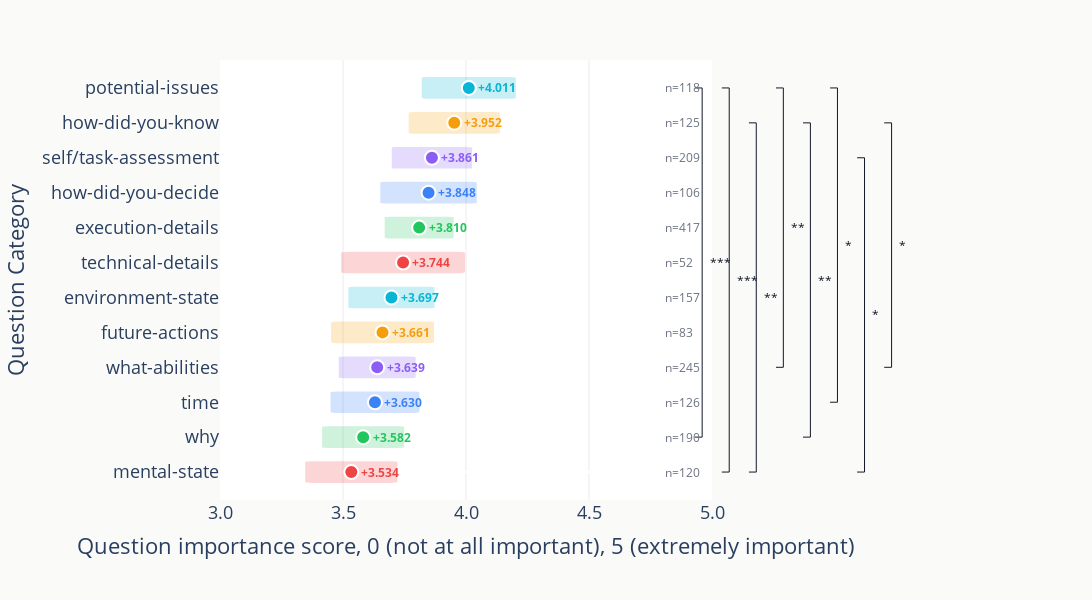

The cell this chart's notebook holds for it:
### Code cell
# Plot EMMs with significance brackets and CI bands


def observable_forest_plotly(
    stats_df,
    pairs_df=None,        
    alpha=0.05,
    top_k=None,
    xlabel="Question importance score, 0 (not at all important), 5 (extremely important)",
    x_end=None,            
    n_label_x=1.06,        
    brackets="auto",       
    baseline = False,
):
    """
    Expects stats_df with columns: Group, EMM, CI_low, CI_high, Count

    Optional pairs_df with significance results in either format:
      1) Columns: A, B, p_adj
      2) Columns: contrast, p_adj    (where 'contrast' looks like "GroupA - GroupB")

    Parameters
    ----------
    alpha : float
        Adjusted p-value threshold for drawing significance brackets.
    top_k : int or None
        If provided, only the top_k most significant pairs are drawn.
    x_end : float or None
        If provided, x-axis is capped at this value and brackets are drawn outside (paper coords) when
        brackets="auto". If None, brackets are drawn inside (data coords) and axis range expands to fit.
    brackets : {"auto","paper","data"}
        Where to draw the brackets. "auto" uses "paper" when x_end is set, else "data".
    """

    # ---- copy & derived CI bounds ----
    s = stats_df.copy()
    s = s.sort_values("EMM", ascending=True).reset_index(drop=True)

    # ---- style constants ----
    palette     = ['#ef4444', '#22c55e', '#3b82f6', '#8b5cf6', '#f59e0b', '#06b6d4']
    band_alpha  = 0.22
    band_h      = 0.62
    dot_size    = 14
    xr_base_min = 0.0
    colors = {g: palette[i % len(palette)] for i, g in enumerate(s["Group"])}
    k      = len(s)
    y_pos  = {g: i for i, g in enumerate(s["Group"])}
    x_data_max = float(s["CI_high"].max())
    x_right_base = x_end if x_end is not None else x_data_max
    xr = max(1e-9, x_right_base - xr_base_min)
    right_label_pad   = 0.10 * xr
    right_bracket_pad = 0.08 * xr
    x_max_inside = x_right_base + (0 if x_end is not None else (right_label_pad + right_bracket_pad))

    fig = go.Figure()
    shapes = []
    ann = []

    # ---- rounded-rectangle path for CI pills ----
    def rounded_rect_path(x0, x1, yc, h, r_frac=0.08):
        y0, y1 = yc - h/2, yc + h/2
        r = min((x1-x0)/2, h/2) * r_frac * 2.0
        return (
            f"M {x0+r},{y0} L {x1-r},{y0} "
            f"Q {x1},{y0} {x1},{y0+r} L {x1},{y1-r} "
            f"Q {x1},{y1} {x1-r},{y1} L {x0+r},{y1} "
            f"Q {x0},{y1} {x0},{y1-r} L {x0},{y0+r} "
            f"Q {x0},{y0} {x0+r},{y0} Z"
        )

    # ---- plot rows ----
    for _, row in s.iterrows():
        g   = row["Group"]
        mu  = float(row["EMM"])
        lo  = float(row["CI_low"])
        hi  = float(row["CI_high"])
        n   = int(row["Count"])
        yi  = y_pos[g]
        col = colors[g]

        # rounded CI band 
        shapes.append(dict(
            type="path", path=rounded_rect_path(lo, hi, yi, band_h),
            line=dict(width=0), fillcolor=col, opacity=band_alpha,
            layer="between", xref="x", yref="y"
        ))

        if baseline:
            shapes.append(dict(
                type="line", x0=xr_base_min, x1=mu, y0=yi, y1=yi,
                line=dict(width=12, color=col), opacity=1.0,
                layer="below",
                xref="x",
            yref="y"
            ))

        # mean dot for EMM
        fig.add_trace(go.Scatter(
            x=[mu], y=[yi], mode="markers",
            marker=dict(size=dot_size, color=col, line=dict(color="white", width=2)),
            hovertemplate=f"<b>{g}</b><br>mean={mu:.3f}<br>95% CI=[{lo:.3f}, {hi:.3f}]<extra></extra>",
            showlegend=False,
        ))

        # inline +0.000 label
        sign = "+" if mu >= 0 else ""
        ann.append(dict(
            x=mu + 0.006*xr, y=yi, xref="x", yref="y", showarrow=False,
            text=f"<b>{sign}{mu:.3f}</b>", xanchor="left", yanchor="middle",
            font=dict(color=col, size=12)
        ))
        ann.append(dict(
            x=n_label_x, xref="paper",
            y=yi, yref="y", showarrow=False,
            text=f"n={n:,}", xanchor="left", yanchor="middle",
            font=dict(color="#6B7280", size=12)
        ))

    # ---- significance brackets  ----
    def _p_to_stars(p):
        if p < 1e-4: return "****"
        if p < 1e-3: return "***"
        if p < 1e-2: return "**"
        if p < 0.05: return "*"
        return "ns"

    if pairs_df is not None and len(pairs_df):
        # Build/repair A and B robustly from 'contrast' if needed
        cats = s["Group"].astype(str).tolist()
        catset = set(cats)

        def derive_AB_from_contrast(txt, valid):
            txt = str(txt)
            sep = " - "
            positions = [m.start() for m in regular_expressions.finditer(regular_expressions.escape(sep), txt)]
            for pos in positions:
                left  = txt[:pos].strip()
                right = txt[pos+len(sep):].strip()
                if left in valid and right in valid:
                    return left, right
            return np.nan, np.nan

        # Decide if we need to rebuild A/B 
        need_rebuild = (
            not {"A", "B"}.issubset(pairs_df.columns)
            or (~pairs_df.get("A", np.nan).astype(str).isin(catset)).any()
            or (~pairs_df.get("B", np.nan).astype(str).isin(catset)).any()
        )

        pairs = pairs_df.copy()
        if need_rebuild:
            if "contrast" in pairs.columns:
                AB = pairs["contrast"].apply(lambda s_: derive_AB_from_contrast(s_, catset))
                pairs["A"] = AB.apply(lambda t: t[0])
                pairs["B"] = AB.apply(lambda t: t[1])
            # else: leave as-is; will drop NaNs below if unusable

        pairs["A"] = pairs["A"].astype(str).str.strip()
        pairs["B"] = pairs["B"].astype(str).str.strip()

        sig = (pairs.loc[pairs["p_adj"] < alpha, ["A", "B", "p_adj"]]
                     .dropna()
                     .copy())
        sig = sig[sig["A"].isin(y_pos) & sig["B"].isin(y_pos)]
        sig = sig.sort_values("p_adj")
        if top_k is not None:
            sig = sig.head(top_k)

        if not sig.empty:
            use_paper = (brackets == "paper") or (brackets == "auto" and x_end is not None)
            if use_paper:
                tick_p = 0.015      
                gap_p  = 0.055
                x_start_p = n_label_x + 0.08
                for j, r in enumerate(sig.itertuples(index=False)):
                    y1 = y_pos[r.A]; y2 = y_pos[r.B]
                    y_low, y_high = sorted((y1, y2))
                    xk = x_start_p + j * gap_p

                    shapes.append(dict(type="line", x0=xk, x1=xk, y0=y_low, y1=y_high,
                                       xref="paper", yref="y",
                                       line=dict(width=1, color="#111827"), layer="above"))
                    shapes.append(dict(type="line", x0=xk - tick_p, x1=xk, y0=y_low, y1=y_low,
                                       xref="paper", yref="y",
                                       line=dict(width=1, color="#111827"), layer="above"))
                    shapes.append(dict(type="line", x0=xk - tick_p, x1=xk, y0=y_high, y1=y_high,
                                       xref="paper", yref="y",
                                       line=dict(width=1, color="#111827"), layer="above"))
                    ann.append(dict(x=xk + 0.012, xref="paper", y=(y_low + y_high)/2, yref="y",
                                    showarrow=False, text=_p_to_stars(float(r.p_adj)),
                                    xanchor="left", yanchor="middle",
                                    font=dict(color="#111827", size=12)))
            else:
                xr_local = max(1e-9, x_right_base - xr_base_min)
                tick = 0.012 * xr_local
                gap  = 0.055 * xr_local
                x_start = x_right_base + right_label_pad + 0.02 * xr_local
                n_drawn = 0
                for _, r in sig.iterrows():
                    y1 = y_pos[r["A"]]; y2 = y_pos[r["B"]]
                    y_low, y_high = sorted((y1, y2))
                    xk = x_start + n_drawn * gap

                    shapes.append(dict(type="line", x0=xk, x1=xk, y0=y_low, y1=y_high,
                                       xref="x", yref="y",
                                       line=dict(width=1, color="#111827"), layer="above"))
                    shapes.append(dict(type="line", x0=xk - tick, x1=xk, y0=y_low, y1=y_low,
                                       xref="x", yref="y",
                                       line=dict(width=1, color="#111827"), layer="above"))
                    shapes.append(dict(type="line", x0=xk - tick, x1=xk, y0=y_high, y1=y_high,
                                       xref="x", yref="y",
                                       line=dict(width=1, color="#111827"), layer="above"))
                    ann.append(dict(x=xk + 0.004 * xr_local, xref="x",
                                    y=(y_low + y_high)/2, yref="y",
                                    showarrow=False, text=_p_to_stars(float(r["p_adj"])),
                                    xanchor="left", yanchor="middle",
                                    font=dict(color="#111827", size=12)))
                    n_drawn += 1

                if x_end is None:
                    x_max_inside = max(x_max_inside, x_start + max(1, n_drawn) * gap + 0.06 * xr_local)

    # ---- layout ----
    x_axis_right = x_right_base if x_end is not None else max(x_right_base, x_max_inside)

    fig.update_layout(
        paper_bgcolor="#FAFAF9",
        plot_bgcolor="#FFFFFF",
        margin=dict(l=220, r=380, t=60, b=100), 
        xaxis=dict(
            title=xlabel, tickformat=".1f",
            gridcolor="rgba(2,6,23,0.08)", zeroline=False,
            range=[xr_base_min, x_axis_right]
        ),
        yaxis=dict(
            tickmode="array",
            tickvals=list(range(k)),
            ticktext=list(s["Group"]),
            showgrid=False        
        ),
        shapes=shapes,
        annotations=ann,
    )
    fig.update_yaxes(range=[-0.8, k-0.2])
    return fig

fig = observable_forest_plotly(
    stats_df=emm.copy(),  
    pairs_df=pairs_df.copy(),    
    alpha=0.05,
    x_end=5,              
    n_label_x=0.9,       
    brackets="auto" 
)

WIDTH = 1400
HEIGHT = 600

# figsize
fig.update_layout(autosize=False, width=WIDTH, height=HEIGHT)
# optional: left x start at 3
fig.update_xaxes(range=[3, 5])
fig.update_xaxes(title_font=dict(size=22))
fig.update_xaxes(tickfont=dict(size=18))
fig.update_yaxes(tickfont=dict(size=18))
fig.update_yaxes(title_text="Question Category", title_font=dict(size=22))
fig.show()

# save as PDF 
fig.write_image(
    os.path.join(os.getcwd(), "plots/question_importance_analysis.pdf"),
    width=WIDTH,
    height=HEIGHT,
)

### Figure 1 — Plotly figure (JSON) as saved in the notebook; plotly's stock layout.template omitted (floating-point values rounded to 4 significant figures)
{"data": [{"hovertemplate": "<b>mental-state</b><br>mean=3.534<br>95% CI=[3.347, 3.721]<extra></extra>", "marker": {"color": "#ef4444", "line": {"color": "white", "width": 2}, "size": 14}, "mode": "markers", "showlegend": false, "type": "scatter", "x": [3.534], "y": [0]}, {"hovertemplate": "<b>why</b><br>mean=3.582<br>95% CI=[3.415, 3.749]<extra></extra>", "marker": {"color": "#22c55e", "line": {"color": "white", "width": 2}, "size": 14}, "mode": "markers", "showlegend": false, "type": "scatter", "x": [3.582], "y": [1]}, {"hovertemplate": "<b>time</b><br>mean=3.630<br>95% CI=[3.449, 3.810]<extra></extra>", "marker": {"color": "#3b82f6", "line": {"color": "white", "width": 2}, "size": 14}, "mode": "markers", "showlegend": false, "type": "scatter", "x": [3.63], "y": [2]}, {"hovertemplate": "<b>what-abilities</b><br>mean=3.639<br>95% CI=[3.483, 3.795]<extra></extra>", "marker": {"color": "#8b5cf6", "line": {"color": "white", "width": 2}, "size": 14}, "mode": "markers", "showlegend": false, "type": "scatter", "x": [3.639], "y": [3]}, {"hovertemplate": "<b>future-actions</b><br>mean=3.661<br>95% CI=[3.451, 3.870]<extra></extra>", "marker": {"color": "#f59e0b", "line": {"color": "white", "width": 2}, "size": 14}, "mode": "markers", "showlegend": false, "type": "scatter", "x": [3.661], "y": [4]}, {"hovertemplate": "<b>environment-state</b><br>mean=3.697<br>95% CI=[3.522, 3.872]<extra></extra>", "marker": {"color": "#06b6d4", "line": {"color": "white", "width": 2}, "size": 14}, "mode": "markers", "showlegend": false, "type": "scatter", "x": [3.697], "y": [5]}, {"hovertemplate": "<b>technical-details</b><br>mean=3.744<br>95% CI=[3.492, 3.996]<extra></extra>", "marker": {"color": "#ef4444", "line": {"color": "white", "width": 2}, "size": 14}, "mode": "markers", "showlegend": false, "type": "scatter", "x": [3.744], "y": [6]}, {"hovertemplate": "<b>execution-details</b><br>mean=3.810<br>95% CI=[3.669, 3.950]<extra></extra>", "marker": {"color": "#22c55e", "line": {"color": "white", "width": 2}, "size": 14}, "mode": "markers", "showlegend": false, "type": "scatter", "x": [3.81], "y": [7]}, {"hovertemplate": "<b>how-did-you-decide</b><br>mean=3.848<br>95% CI=[3.652, 4.044]<extra></extra>", "marker": {"color": "#3b82f6", "line": {"color": "white", "width": 2}, "size": 14}, "mode": "markers", "showlegend": false, "type": "scatter", "x": [3.848], "y": [8]}, {"hovertemplate": "<b>self/task-assessment</b><br>mean=3.861<br>95% CI=[3.698, 4.025]<extra></extra>", "marker": {"color": "#8b5cf6", "line": {"color": "white", "width": 2}, "size": 14}, "mode": "markers", "showlegend": false, "type": "scatter", "x": [3.861], "y": [9]}, {"hovertemplate": "<b>how-did-you-know</b><br>mean=3.952<br>95% CI=[3.767, 4.138]<extra></extra>", "marker": {"color": "#f59e0b", "line": {"color": "white", "width": 2}, "size": 14}, "mode": "markers", "showlegend": false, "type": "scatter", "x": [3.952], "y": [10]}, {"hovertemplate": "<b>potential-issues</b><br>mean=4.011<br>95% CI=[3.820, 4.203]<extra></extra>", "marker": {"color": "#06b6d4", "line": {"color": "white", "width": 2}, "size": 14}, "mode": "markers", "showlegend": false, "type": "scatter", "x": [4.011], "y": [11]}], "layout": {"annotations": [{"font": {"color": "#ef4444", "size": 12}, "showarrow": false, "text": "<b>+3.534</b>", "x": 3.564, "xanchor": "left", "xref": "x", "y": 0, "yanchor": "middle", "yref": "y"}, {"font": {"color": "#6B7280", "size": 12}, "showarrow": false, "text": "n=120", "x": 0.9, "xanchor": "left", "xref": "paper", "y": 0, "yanchor": "middle", "yref": "y"}, {"font": {"color": "#22c55e", "size": 12}, "showarrow": false, "text": "<b>+3.582</b>", "x": 3.612, "xanchor": "left", "xref": "x", "y": 1, "yanchor": "middle", "yref": "y"}, {"font": {"color": "#6B7280", "size": 12}, "showarrow": false, "text": "n=190", "x": 0.9, "xanchor": "left", "xref": "paper", "y": 1, "yanchor": "middle", "yref": "y"}, {"font": {"color": "#3b82f6", "size": 12}, "showarrow": false, "text": "<b>+3.630</b>", "x": 3.66, "xanchor": "left", "xref": "x", "y": 2, "yanchor": "middle", "yref": "y"}, {"font": {"color": "#6B7280", "size": 12}, "showarrow": false, "text": "n=126", "x": 0.9, "xanchor": "left", "xref": "paper", "y": 2, "yanchor": "middle", "yref": "y"}, {"font": {"color": "#8b5cf6", "size": 12}, "showarrow": false, "text": "<b>+3.639</b>", "x": 3.669, "xanchor": "left", "xref": "x", "y": 3, "yanchor": "middle", "yref": "y"}, {"font": {"color": "#6B7280", "size": 12}, "showarrow": false, "text": "n=245", "x": 0.9, "xanchor": "left", "xref": "paper", "y": 3, "yanchor": "middle", "yref": "y"}, {"font": {"color": "#f59e0b", "size": 12}, "showarrow": false, "text": "<b>+3.661</b>", "x": 3.691, "xanchor": "left", "xref": "x", "y": 4, "yanchor": "middle", "yref": "y"}, {"font": {"color": "#6B7280", "size": 12}, "showarrow": false, "text": "n=83", "x": 0.9, "xanchor": "left", "xref": "paper", "y": 4, "yanchor": "middle", "yref": "y"}, {"font": {"color": "#06b6d4", "size": 12}, "showarrow": false, "text": "<b>+3.697</b>", "x": 3.727, "xanchor": "left", "xref": "x", "y": 5, "yanchor": "middle", "yref": "y"}, {"font": {"color": "#6B7280", "size": 12}, "showarrow": false, "text": "n=157", "x": 0.9, "xanchor": "left", "xref": "paper", "y": 5, "yanchor": "middle", "yref": "y"}, {"font": {"color": "#ef4444", "size": 12}, "showarrow": false, "text": "<b>+3.744</b>", "x": 3.774, "xanchor": "left", "xref": "x", "y": 6, "yanchor": "middle", "yref": "y"}, {"font": {"color": "#6B7280", "size": 12}, "showarrow": false, "text": "n=52", "x": 0.9, "xanchor": "left", "xref": "paper", "y": 6, "yanchor": "middle", "yref": "y"}, {"font": {"color": "#22c55e", "size": 12}, "showarrow": false, "text": "<b>+3.810</b>", "x": 3.84, "xanchor": "left", "xref": "x", "y": 7, "yanchor": "middle", "yref": "y"}, {"font": {"color": "#6B7280", "size": 12}, "showarrow": false, "text": "n=417", "x": 0.9, "xanchor": "left", "xref": "paper", "y": 7, "yanchor": "middle", "yref": "y"}, {"font": {"color": "#3b82f6", "size": 12}, "showarrow": false, "text": "<b>+3.848</b>", "x": 3.878, "xanchor": "left", "xref": "x", "y": 8, "yanchor": "middle", "yref": "y"}, {"font": {"color": "#6B7280", "size": 12}, "showarrow": false, "text": "n=106", "x": 0.9, "xanchor": "left", "xref": "paper", "y": 8, "yanchor": "middle", "yref": "y"}, {"font": {"color": "#8b5cf6", "size": 12}, "showarrow": false, "text": "<b>+3.861</b>", "x": 3.891, "xanchor": "left", "xref": "x", "y": 9, "yanchor": "middle", "yref": "y"}, {"font": {"color": "#6B7280", "size": 12}, "showarrow": false, "text": "n=209", "x": 0.9, "xanchor": "left", "xref": "paper", "y": 9, "yanchor": "middle", "yref": "y"}, {"font": {"color": "#f59e0b", "size": 12}, "showarrow": false, "text": "<b>+3.952</b>", "x": 3.982, "xanchor": "left", "xref": "x", "y": 10, "yanchor": "middle", "yref": "y"}, {"font": {"color": "#6B7280", "size": 12}, "showarrow": false, "text": "n=125", "x": 0.9, "xanchor": "left", "xref": "paper", "y": 10, "yanchor": "middle", "yref": "y"}, {"font": {"color": "#06b6d4", "size": 12}, "showarrow": false, "text": "<b>+4.011</b>", "x": 4.041, "xanchor": "left", "xref": "x", "y": 11, "yanchor": "middle", "yref": "y"}, {"font": {"color": "#6B7280", "size": 12}, "showarrow": false, "text": "n=118", "x": 0.9, "xanchor": "left", "xref": "paper", "y": 11, "yanchor": "middle", "yref": "y"}, {"font": {"color": "#111827", "size": 12}, "showarrow": false, "text": "***", "x": 0.992, "xanchor": "left", "xref": "paper", "y": 6, "yanchor": "middle", "yref": "y"}, {"font": {"color": "#111827", "size": 12}, "showarrow": false, "text": "***", "x": 1.047, "xanchor": "left", "xref": "paper", "y": 5.5, "yanchor": "middle", "yref": "y"}, {"font": {"color": "#111827", "size": 12}, "showarrow": false, "text": "**", "x": 1.102, "xanchor": "left", "xref": "paper", "y": 5, "yanchor": "middle", "yref": "y"}, {"font": {"color": "#111827", "size": 12}, "showarrow": false, "text": "**", "x": 1.157, "xanchor": "left", "xref": "paper", "y": 7, "yanchor": "middle", "yref": "y"}, {"font": {"color": "#111827", "size": 12}, "showarrow": false, "text": "**", "x": 1.212, "xanchor": "left", "xref": "paper", "y": 5.5, "yanchor": "middle", "yref": "y"}, {"font": {"color": "#111827", "size": 12}, "showarrow": false, "text": "*", "x": 1.267, "xanchor": "left", "xref": "paper", "y": 6.5, "yanchor": "middle", "yref": "y"}, {"font": {"color": "#111827", "size": 12}, "showarrow": false, "text": "*", "x": 1.322, "xanchor": "left", "xref": "paper", "y": 4.5, "yanchor": "middle", "yref": "y"}, {"font": {"color": "#111827", "size": 12}, "showarrow": false, "text": "*", "x": 1.377, "xanchor": "left", "xref": "paper", "y": 6.5, "yanchor": "middle", "yref": "y"}], "autosize": false, "height": 600, "margin": {"b": 100, "l": 220, "r": 380, "t": 60}, "paper_bgcolor": "#FAFAF9", "plot_bgcolor": "#FFFFFF", "shapes": [{"fillcolor": "#ef4444", "layer": "between", "line": {"width": 0}, "opacity": 0.22, "path": "M 3.3764981680833857,-0.31 L 3.6911601049831826,-0.31 Q 3.721127908497449,-0.31 3.721127908497449,-0.28003219648573363 L 3.721127908497449,0.28003219648573363 Q 3.721127908497449,0.31 3.6911601049831826,0.31 L 3.3764981680833857,0.31 Q 3.3465303645691193,0.31 3.3465303645691193,0.28003219648573363 L 3.3465303645691193,-0.28003219648573363 Q 3.3465303645691193,-0.31 3.3764981680833857,-0.31 Z", "type": "path", "xref": "x", "yref": "y"}, {"fillcolor": "#22c55e", "layer": "between", "line": {"width": 0}, "opacity": 0.22, "path": "M 3.4419407607736767,0.69 L 3.722013979463636,0.69 Q 3.7486876193388703,0.69 3.7486876193388703,0.7166736398752341 L 3.7486876193388703,1.2833263601247658 Q 3.7486876193388703,1.31 3.722013979463636,1.31 L 3.4419407607736767,1.31 Q 3.4152671208984424,1.31 3.4152671208984424,1.2833263601247658 L 3.4152671208984424,0.7166736398752341 Q 3.4152671208984424,0.69 3.4419407607736767,0.69 Z", "type": "path", "xref": "x", "yref": "y"}, {"fillcolor": "#3b82f6", "layer": "between", "line": {"width": 0}, "opacity": 0.22, "path": "M 3.478295673379951,1.69 L 3.781536446294642,1.69 Q 3.8104165199055653,1.69 3.8104165199055653,1.7188800736109229 L 3.8104165199055653,2.281119926389077 Q 3.8104165199055653,2.31 3.781536446294642,2.31 L 3.478295673379951,2.31 Q 3.449415599769028,2.31 3.449415599769028,2.281119926389077 L 3.449415599769028,1.7188800736109229 Q 3.449415599769028,1.69 3.478295673379951,1.69 Z", "type": "path", "xref": "x", "yref": "y"}, {"fillcolor": "#8b5cf6", "layer": "between", "line": {"width": 0}, "opacity": 0.22, "path": "M 3.5076887673014547,2.69 L 3.7703086253303275,2.69 Q 3.7953200403806964,2.69 3.7953200403806964,2.715011415050369 L 3.7953200403806964,3.284988584949631 Q 3.7953200403806964,3.31 3.7703086253303275,3.31 L 3.5076887673014547,3.31 Q 3.482677352251086,3.31 3.482677352251086,3.284988584949631 L 3.482677352251086,2.715011415050369 Q 3.482677352251086,2.69 3.5076887673014547,2.69 Z", "type": "path", "xref": "x", "yref": "y"}, {"fillcolor": "#f59e0b", "layer": "between", "line": {"width": 0}, "opacity": 0.22, "path": "M 3.4848717582329254,3.69 L 3.8364151629454346,3.69 Q 3.869895487203769,3.69 3.869895487203769,3.7234803242583343 L 3.869895487203769,4.276519675741666 Q 3.869895487203769,4.31 3.8364151629454346,4.31 L 3.4848717582329254,4.31 Q 3.451391433974591,4.31 3.451391433974591,4.276519675741666 L 3.451391433974591,3.7234803242583343 Q 3.451391433974591,3.69 3.4848717582329254,3.69 Z", "type": "path", "xref": "x", "yref": "y"}, {"fillcolor": "#06b6d4", "layer": "between", "line": {"width": 0}, "opacity": 0.22, "path": "M 3.5497572562625503,4.69 L 3.8442806577407582,4.69 Q 3.8723305055005874,4.69 3.8723305055005874,4.71804984775983 L 3.8723305055005874,5.28195015224017 Q 3.8723305055005874,5.31 3.8442806577407582,5.31 L 3.5497572562625503,5.31 Q 3.521707408502721,5.31 3.521707408502721,5.28195015224017 L 3.521707408502721,4.71804984775983 Q 3.521707408502721,4.69 3.5497572562625503,4.69 Z", "type": "path", "xref": "x", "yref": "y"}, {"fillcolor": "#ef4444", "layer": "between", "line": {"width": 0}, "opacity": 0.22, "path": "M 3.5327795143431215,5.69 L 3.95576093066998,5.69 Q 3.9960448750820614,5.69 3.9960448750820614,5.730283944412082 L 3.9960448750820614,6.269716055587918 Q 3.9960448750820614,6.31 3.95576093066998,6.31 L 3.5327795143431215,6.31 Q 3.49249556993104,6.31 3.49249556993104,6.269716055587918 L 3.49249556993104,5.730283944412082 Q 3.49249556993104,5.69 3.5327795143431215,5.69 Z", "type": "path", "xref": "x", "yref": "y"}, {"fillcolor": "#22c55e", "layer": "between", "line": {"width": 0}, "opacity": 0.22, "path": "M 3.6918449764760077,6.69 L 3.927313196085603,6.69 Q 3.9497387408103264,6.69 3.9497387408103264,6.712425544724724 L 3.9497387408103264,7.287574455275276 Q 3.9497387408103264,7.31 3.927313196085603,7.31 L 3.6918449764760077,7.31 Q 3.6694194317512845,7.31 3.6694194317512845,7.287574455275276 L 3.6694194317512845,6.712425544724724 Q 3.6694194317512845,6.69 3.6918449764760077,6.69 Z", "type": "path", "xref": "x", "yref": "y"}, {"fillcolor": "#3b82f6", "layer": "between", "line": {"width": 0}, "opacity": 0.22, "path": "M 3.6830470550774757,7.69 L 4.012742451926159,7.69 Q 4.044142013530796,7.69 4.044142013530796,7.721399561604637 L 4.044142013530796,8.278600438395364 Q 4.044142013530796,8.31 4.012742451926159,8.31 L 3.6830470550774757,8.31 Q 3.651647493472839,8.31 3.651647493472839,8.278600438395364 L 3.651647493472839,7.721399561604637 Q 3.651647493472839,7.69 3.6830470550774757,7.69 Z", "type": "path", "xref": "x", "yref": "y"}, {"fillcolor": "#8b5cf6", "layer": "between", "line": {"width": 0}, "opacity": 0.22, "path": "M 3.724339373000568,8.69 L 3.9986363365732567,8.69 Q 4.024759856913513,8.69 4.024759856913513,8.716123520340256 L 4.024759856913513,9.283876479659744 Q 4.024759856913513,9.31 3.9986363365732567,9.31 L 3.724339373000568,9.31 Q 3.6982158526603115,9.31 3.6982158526603115,9.283876479659744 L 3.6982158526603115,8.716123520340256 Q 3.6982158526603115,8.69 3.724339373000568,8.69 Z", "type": "path", "xref": "x", "yref": "y"}, {"fillcolor": "#f59e0b", "layer": "between", "line": {"width": 0}, "opacity": 0.22, "path": "M 3.7965094220045077,9.69 L 4.108010270800403,9.69 Q 4.137677018304774,9.69 4.137677018304774,9.71966674750437 L 4.137677018304774,10.28033325249563 Q 4.137677018304774,10.31 4.108010270800403,10.31 L 3.7965094220045077,10.31 Q 3.7668426745001367,10.31 3.7668426745001367,10.28033325249563 L 3.7668426745001367,9.71966674750437 Q 3.7668426745001367,9.69 3.7965094220045077,9.69 Z", "type": "path", "xref": "x", "yref": "y"}, {"fillcolor": "#06b6d4", "layer": "between", "line": {"width": 0}, "opacity": 0.22, "path": "M 3.8507268872723284,10.69 L 4.1720086781135866,10.69 Q 4.202606943907992,10.69 4.202606943907992,10.720598265794406 L 4.202606943907992,11.279401734205594 Q 4.202606943907992,11.31 4.1720086781135866,11.31 L 3.8507268872723284,11.31 Q 3.820128621477923,11.31 3.820128621477923,11.279401734205594 L 3.820128621477923,10.720598265794406 Q 3.820128621477923,10.69 3.8507268872723284,10.69 Z", "type": "path", "xref": "x", "yref": "y"}, {"layer": "above", "line": {"color": "#111827", "width": 1}, "type": "line", "x0": 0.98, "x1": 0.98, "xref": "paper", "y0": 1, "y1": 11, "yref": "y"}, {"layer": "above", "line": {"color": "#111827", "width": 1}, "type": "line", "x0": 0.965, "x1": 0.98, "xref": "paper", "y0": 1, "y1": 1, "yref": "y"}, {"layer": "above", "line": {"color": "#111827", "width": 1}, "type": "line", "x0": 0.965, "x1": 0.98, "xref": "paper", "y0": 11, "y1": 11, "yref": "y"}, {"layer": "above", "line": {"color": "#111827", "width": 1}, "type": "line", "x0": 1.035, "x1": 1.035, "xref": "paper", "y0": 0, "y1": 11, "yref": "y"}, {"layer": "above", "line": {"color": "#111827", "width": 1}, "type": "line", "x0": 1.02, "x1": 1.035, "xref": "paper", "y0": 0, "y1": 0, "yref": "y"}, {"layer": "above", "line": {"color": "#111827", "width": 1}, "type": "line", "x0": 1.02, "x1": 1.035, "xref": "paper", "y0": 11, "y1": 11, "yref": "y"}, {"layer": "above", "line": {"color": "#111827", "width": 1}, "type": "line", "x0": 1.09, "x1": 1.09, "xref": "paper", "y0": 0, "y1": 10, "yref": "y"}, {"layer": "above", "line": {"color": "#111827", "width": 1}, "type": "line", "x0": 1.075, "x1": 1.09, "xref": "paper", "y0": 0, "y1": 0, "yref": "y"}, {"layer": "above", "line": {"color": "#111827", "width": 1}, "type": "line", "x0": 1.075, "x1": 1.09, "xref": "paper", "y0": 10, "y1": 10, "yref": "y"}, {"layer": "above", "line": {"color": "#111827", "width": 1}, "type": "line", "x0": 1.145, "x1": 1.145, "xref": "paper", "y0": 3, "y1": 11, "yref": "y"}, {"layer": "above", "line": {"color": "#111827", "width": 1}, "type": "line", "x0": 1.13, "x1": 1.145, "xref": "paper", "y0": 3, "y1": 3, "yref": "y"}, {"layer": "above", "line": {"color": "#111827", "width": 1}, "type": "line", "x0": 1.13, "x1": 1.145, "xref": "paper", "y0": 11, "y1": 11, "yref": "y"}, {"layer": "above", "line": {"color": "#111827", "width": 1}, "type": "line", "x0": 1.2, "x1": 1.2, "xref": "paper", "y0": 1, "y1": 10, "yref": "y"}, {"layer": "above", "line": {"color": "#111827", "width": 1}, "type": "line", "x0": 1.185, "x1": 1.2, "xref": "paper", "y0": 1, "y1": 1, "yref": "y"}, {"layer": "above", "line": {"color": "#111827", "width": 1}, "type": "line", "x0": 1.185, "x1": 1.2, "xref": "paper", "y0": 10, "y1": 10, "yref": "y"}, {"layer": "above", "line": {"color": "#111827", "width": 1}, "type": "line", "x0": 1.255, "x1": 1.255, "xref": "paper", "y0": 2, "y1": 11, "yref": "y"}, {"layer": "above", "line": {"color": "#111827", "width": 1}, "type": "line", "x0": 1.24, "x1": 1.255, "xref": "paper", "y0": 2, "y1": 2, "yref": "y"}, {"layer": "above", "line": {"color": "#111827", "width": 1}, "type": "line", "x0": 1.24, "x1": 1.255, "xref": "paper", "y0": 11, "y1": 11, "yref": "y"}, {"layer": "above", "line": {"color": "#111827", "width": 1}, "type": "line", "x0": 1.31, "x1": 1.31, "xref": "paper", "y0": 0, "y1": 9, "yref": "y"}, {"layer": "above", "line": {"color": "#111827", "width": 1}, "type": "line", "x0": 1.295, "x1": 1.31, "xref": "paper", "y0": 0, "y1": 0, "yref": "y"}, {"layer": "above", "line": {"color": "#111827", "width": 1}, "type": "line", "x0": 1.295, "x1": 1.31, "xref": "paper", "y0": 9, "y1": 9, "yref": "y"}, {"layer": "above", "line": {"color": "#111827", "width": 1}, "type": "line", "x0": 1.365, "x1": 1.365, "xref": "paper", "y0": 3, "y1": 10, "yref": "y"}, {"layer": "above", "line": {"color": "#111827", "width": 1}, "type": "line", "x0": 1.35, "x1": 1.365, "xref": "paper", "y0": 3, "y1": 3, "yref": "y"}, {"layer": "above", "line": {"color": "#111827", "width": 1}, "type": "line", "x0": 1.35, "x1": 1.365, "xref": "paper", "y0": 10, "y1": 10, "yref": "y"}], "width": 1400, "xaxis": {"gridcolor": "rgba(2,6,23,0.08)", "range": [3, 5], "tickfont": {"size": 18}, "tickformat": ".1f", "title": {"font": {"size": 22}, "text": "Question importance score, 0 (not at all important), 5 (extremely important)"}, "zeroline": false}, "yaxis": {"range": [-0.8, 11.8], "showgrid": false, "tickfont": {"size": 18}, "tickmode": "array", "ticktext": ["mental-state", "why", "time", "what-abilities", "future-actions", "environment-state", "technical-details", "execution-details", "how-did-you-decide", "self/task-assessment", "how-did-you-know", "potential-issues"], "tickvals": [0, 1, 2, 3, 4, 5, 6, 7, 8, 9, 10, 11], "title": {"font": {"size": 22}, "text": "Question Category"}}}}
